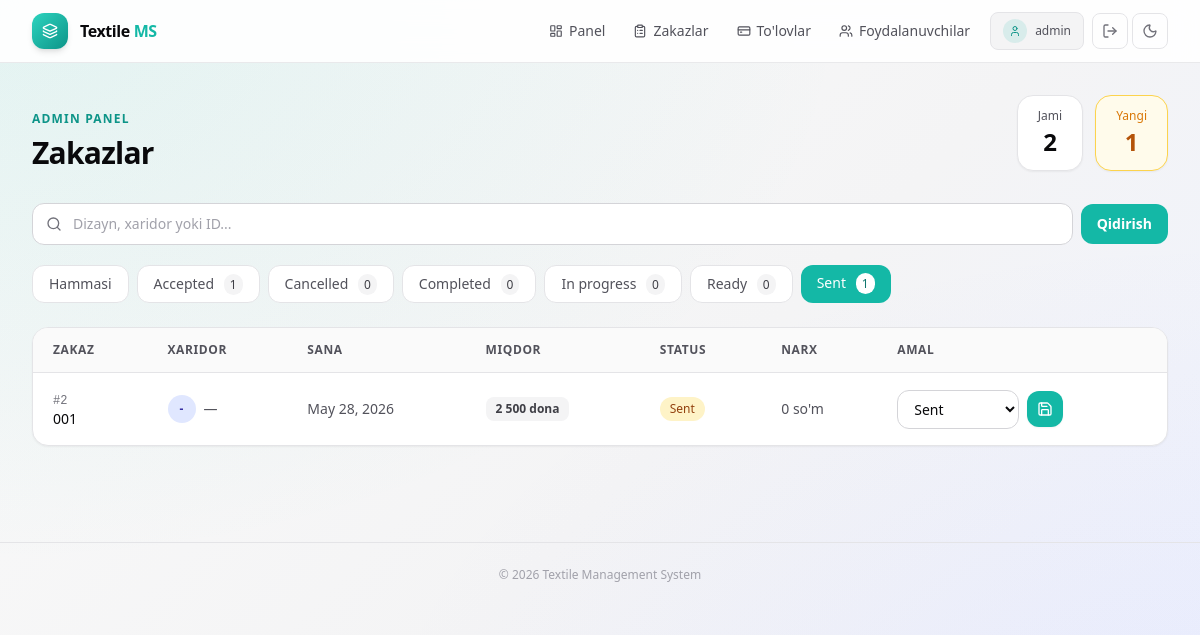
The page /panel/orders/?status=sent (signed in) on the database its author committed.
### orders/models.py (models this page shows, shortened)
class OrderStatus(models.Model):
    code = models.SlugField(max_length=50, unique=True)
    name = models.CharField(max_length=100, unique=True)
    updated_at = models.DateTimeField(auto_now=True)
    created_at = models.DateTimeField(auto_now_add=True)
    class Meta:
        verbose_name = 'Order Status'
        verbose_name_plural = 'Order Statuses'
        ordering = ['id']

class Order(models.Model):
    class StoneType(models.TextChoices):
        GLASS   = 'glass',   'Shisha tosh'
        PLASTIC = 'plastic', 'Plastik tosh'
    design = models.ForeignKey(Design, on_delete=models.PROTECT, related_name='orders')
    buyer = models.ForeignKey(
        settings.AUTH_USER_MODEL,
        on_delete=models.SET_NULL,
        null=True,
        blank=True,
        related_name='buyer_orders',
    )
    employee = models.ForeignKey(
        settings.AUTH_USER_MODEL,
        on_delete=models.SET_NULL,
        null=True,
        blank=True,
        related_name='employee_orders',
    )
    date = models.DateField()
    quantity = models.PositiveIntegerField(default=1, help_text='Qolip soni (dona)')
    stone_type = models.CharField(
        max_length=10,
        choices=StoneType.choices,
        default=StoneType.GLASS,
        help_text='Tosh turi (xaridor tanlaydi)',
    )
    note = models.TextField(blank=True)
    status = models.ForeignKey(OrderStatus, on_delete=models.PROTECT, related_name='orders')
    cost_price = models.DecimalField(
        max_digits=14, decimal_places=2, default=0,
        help_text='Qolip narxi — tosh turiga qarab avtomatik hisoblanadi',
    )
    sale_price = models.DecimalField(max_digits=14, decimal_places=2, default=0)
    updated_at = models.DateTimeField(auto_now=True)
    created_at = models.DateTimeField(auto_now_add=True)
    class Meta:
        verbose_name = 'Order'
        verbose_name_plural = 'Orders'
        ordering = ['-date', '-created_at']

### designs/models.py (models this page shows, shortened)
class Design(models.Model):
    id = models.UUIDField(primary_key=True, default=uuid.uuid4, editable=False)
    name = models.CharField(max_length=255)
    image = models.ImageField(upload_to='designs/', blank=True, null=True)
    scotch = models.ForeignKey(ScotchRoll, on_delete=models.SET_NULL, null=True, blank=True, related_name='designs')
    scotch_length = models.DecimalField(max_digits=10, decimal_places=2, blank=True, null=True)
    is_printable = models.BooleanField(default=False, help_text='Chop etish')
    updated_at = models.DateTimeField(auto_now=True)
    created_at = models.DateTimeField(auto_now_add=True)
    class Meta:
        verbose_name = 'Design'
        verbose_name_plural = 'Designs'
        ordering = ['-created_at']

### accounts/views.py (the view)
# urls.py: path('panel/orders/', views.admin_orders, name='admin_orders'),
@_admin_required
def admin_orders(request):
    status_code = request.GET.get('status', '')
    search = request.GET.get('q', '').strip()
    orders = Order.objects.select_related('design', 'buyer', 'employee', 'status')
    if status_code:
        orders = orders.filter(status__code=status_code)
    if search:
        orders = orders.filter(
            Q(design__name__icontains=search) |
            Q(buyer__username__icontains=search) |
            Q(id__icontains=search)
        )
    statuses = OrderStatus.objects.annotate(order_count=Count('orders'))
    context = {
        'orders': orders,
        'statuses': statuses,
        'active_status': status_code,
        'search': search,
        'total_orders': Order.objects.count(),
        'new_orders': Order.objects.filter(status__code='sent').count(),
    }
    return render(request, 'accounts/admin_orders.html', context)

### accounts/templates/accounts/admin_orders.html (shortened to what this page needs)
{% extends 'accounts/base.html' %}
{% load num_filters %}
{% block content %}
<section class="mb-8 flex flex-col justify-between gap-4 sm:flex-row sm:items-end">
    <div>
        <p class="text-xs font-semibold uppercase tracking-widest t-teal">Admin panel</p>
        <h1 class="mt-2 text-3xl font-bold tracking-tight t-primary">Zakazlar</h1>
    </div>
    <div class="flex gap-3">
        <div class="rounded-2xl border card px-5 py-3 shadow-sm text-center">
            <p class="text-xs t-secondary">Jami</p>
            <p class="mt-0.5 text-2xl font-bold t-primary">{{ total_orders|num }}</p>
        </div>
        <div class="rounded-2xl border px-5 py-3 shadow-sm text-center" id="new-orders-card">
            <p class="text-xs" style="color:#d97706">Yangi</p>
            <p class="mt-0.5 text-2xl font-bold" style="color:#b45309">{{ new_orders|num }}</p>
        </div>
    </div>
</section>
<div class="mb-5 flex flex-col gap-3 sm:flex-row sm:items-center">
    <form method="get" class="flex flex-1 items-center gap-2">
        <div class="relative flex-1">
            <span class="absolute left-3.5 top-1/2 -translate-y-1/2 t-muted">
                <i data-lucide="search" class="h-4 w-4"></i>
            </span>
            <input name="q" value="{{ search }}" placeholder="Dizayn, xaridor yoki ID..."
                   class="field w-full rounded-xl border pl-10 pr-4 py-2.5 text-sm">
        </div>
        <button type="submit" class="rounded-xl bg-teal-500 px-4 py-2.5 text-sm font-semibold text-white hover:bg-teal-600 transition-colors">
            Qidirish
        </button>
    </form>
</div>
<div class="mb-6 flex flex-wrap gap-2">
    <a href="{% url 'admin_orders' %}{% if search %}?q={{ search }}{% endif %}"
       class="rounded-xl px-4 py-2 text-sm font-medium transition-colors
              {% if not active_status %}bg-teal-500 text-white{% else %}tab-inactive border{% endif %}">
        Hammasi
    </a>
    {% for status in statuses %}
        <a href="{% url 'admin_orders' %}?status={{ status.code }}{% if search %}&q={{ search }}{% endif %}"
           class="rounded-xl px-4 py-2 text-sm font-medium transition-colors
                  {% if active_status == status.code %}bg-teal-500 text-white{% else %}tab-inactive border{% endif %}">
            {{ status.name }}
            <span class="ml-1.5 rounded-full px-1.5 py-0.5 text-xs
                         {% if active_status == status.code %}bg-white text-teal-700{% else %}qty-badge{% endif %}">
                {{ status.order_count|num }}
            </span>
        </a>
    {% endfor %}
</div>
<div class="overflow-hidden rounded-2xl border card shadow-sm">
    <div class="overflow-x-auto">
        <table class="min-w-full text-left text-sm">
            <thead>
                <tr class="table-head border-b" style="border-color:#e4e4e7">
                    <th class="px-5 py-3.5 text-xs font-semibold uppercase tracking-wider t-secondary">Zakaz</th>
                    <th class="px-5 py-3.5 text-xs font-semibold uppercase tracking-wider t-secondary">Xaridor</th>
                    <th class="px-5 py-3.5 text-xs font-semibold uppercase tracking-wider t-secondary">Sana</th>
                    <th class="px-5 py-3.5 text-xs font-semibold uppercase tracking-wider t-secondary">Miqdor</th>
                    <th class="px-5 py-3.5 text-xs font-semibold uppercase tracking-wider t-secondary">Status</th>
                    <th class="px-5 py-3.5 text-xs font-semibold uppercase tracking-wider t-secondary">Narx</th>
                    <th class="px-5 py-3.5 text-xs font-semibold uppercase tracking-wider t-secondary">Amal</th>
                </tr>
            </thead>
            <tbody>
                {% for order in orders %}
                    <tr class="row-hover border-b last:border-0 transition-colors" style="border-color:#f4f4f5">
                        <td class="px-5 py-4">
                            <span class="font-mono text-xs t-muted">#{{ order.id }}</span>
                            <p class="font-medium t-primary">{{ order.design.name }}</p>
                        </td>
                        <td class="px-5 py-4">
                            <div class="flex items-center gap-2">
                                <span class="badge-indigo grid h-7 w-7 place-items-center rounded-full text-xs font-semibold">
                                    {{ order.buyer.username|default:"-"|slice:":1"|upper }}
                                </span>
                                <span class="t-secondary">{{ order.buyer.username|default:"—" }}</span>
                            </div>
                        </td>
                        <td class="px-5 py-4 whitespace-nowrap t-secondary">{{ order.date }}</td>
                        <td class="px-5 py-4">
                            <span class="qty-badge inline-flex items-center gap-1 rounded-lg px-2.5 py-1 text-xs font-semibold">
                                {{ order.quantity|num }} dona
                            </span>
                        </td>
                        <td class="px-5 py-4">
                            <span class="inline-flex items-center rounded-full px-2.5 py-1 text-xs font-medium
                                {% if order.status.code == 'sent' %}badge-amber
                                {% elif order.status.code == 'accepted' %}badge-teal
                                {% elif order.status.code == 'in_progress' %}badge-blue
                                {% elif order.status.code == 'completed' %}badge-emerald
                                {% elif order.status.code == 'cancelled' %}badge-red
                                {% else %}badge-zinc{% endif %}">
                                {{ order.status.name }}
                            </span>
                        </td>
                        <td class="px-5 py-4 t-secondary whitespace-nowrap">{{ order.sale_price|money }}</td>
                        <td class="px-5 py-4">
                            <form method="post" action="{% url 'admin_update_order' order.id %}" class="flex items-center gap-2">
                                <select name="status" class="field rounded-xl border px-3 py-2 text-sm">
                                    {% for s in statuses %}
                                        <option value="{{ s.id }}" {% if s.id == order.status.id %}selected{% endif %}>{{ s.name }}</option>
                                    {% endfor %}
                                </select>
                                <button type="submit"
                                        class="grid h-9 w-9 shrink-0 place-items-center rounded-xl bg-teal-500 text-white hover:bg-teal-600 transition-colors shadow-sm"
                                        title="Saqlash">
                                    <i data-lucide="save" class="h-4 w-4"></i>
                                </button>
                            </form>
                        </td>
                    </tr>
                {% endfor %}
            </tbody>
        </table>
    </div>
</div>
{% endblock %}

### accounts/templates/accounts/base.html (shortened to what this page needs)
<!doctype html>
<html lang="uz">
<head>
    <script src="https://cdn.tailwindcss.com"></script>
</head>
<body class="min-h-screen font-sans">
    <header class="sticky top-0 z-50 border-b header-bg backdrop-blur-md">
        <div class="mx-auto flex max-w-7xl items-center justify-between px-4 py-3 sm:px-6 lg:px-8">
            <a href="{% url 'public_home' %}" class="flex items-center gap-3 font-semibold tracking-tight group">
                <span class="grid h-9 w-9 place-items-center rounded-xl bg-gradient-to-br from-teal-400 to-teal-600 text-white shadow-md">
                    <i data-lucide="layers-3" class="h-4 w-4"></i>
                </span>
                <span class="hidden sm:block">Textile <span class="text-teal-500 dark:text-teal-400">MS</span></span>
            </a>
            <nav class="flex items-center gap-1 text-sm">
                {% if user.is_authenticated %}
                    {% if user.is_staff or user.is_superuser %}
                        <a class="flex items-center gap-1.5 rounded-lg px-3 py-2 font-medium t-secondary hover:bg-zinc-100 transition-colors"
                           href="{% url 'admin_dashboard' %}">
                            <i data-lucide="layout-dashboard" class="h-3.5 w-3.5"></i>Panel
                        </a>
                        <a class="flex items-center gap-1.5 rounded-lg px-3 py-2 font-medium t-secondary hover:bg-zinc-100 transition-colors"
                           href="{% url 'admin_orders' %}">
                            <i data-lucide="clipboard-list" class="h-3.5 w-3.5"></i>Zakazlar
                        </a>
                        <a class="flex items-center gap-1.5 rounded-lg px-3 py-2 font-medium t-secondary hover:bg-zinc-100 transition-colors"
                           href="{% url 'admin_payments' %}">
                            <i data-lucide="credit-card" class="h-3.5 w-3.5"></i>To'lovlar
                        </a>
                        <a class="flex items-center gap-1.5 rounded-lg px-3 py-2 font-medium t-secondary hover:bg-zinc-100 transition-colors"
                           href="{% url 'admin_users' %}">
                            <i data-lucide="users" class="h-3.5 w-3.5"></i>Foydalanuvchilar
                        </a>
                    {% elif user.profile.role == 'employee' %}
                        <a class="flex items-center gap-1.5 rounded-lg px-3 py-2 font-medium t-secondary hover:bg-zinc-100 transition-colors"
                           href="{% url 'employee_orders' %}">
                            <i data-lucide="clipboard-list" class="h-3.5 w-3.5"></i>Zakazlar
                        </a>
                    {% endif %}
                    <div class="mx-1 flex items-center gap-2 rounded-lg border user-badge px-3 py-1.5">
                        <span class="grid h-6 w-6 place-items-center rounded-full bg-teal-icon text-xs">
                            <i data-lucide="user" class="h-3 w-3"></i>
                        </span>
                        <span class="hidden text-xs font-medium t-secondary sm:block">
                            {{ request.user.get_full_name|default:request.user.username }}
                        </span>
                    </div>
                    <button id="logout-trigger"
                            class="logout-btn grid h-9 w-9 place-items-center rounded-lg border border-zinc-200 t-muted transition-colors"
                            title="Chiqish">
                        <i data-lucide="log-out" class="h-4 w-4"></i>
                    </button>
                {% else %}
                    <a class="rounded-lg px-3 py-2 font-medium text-zinc-600 dark:text-zinc-400 hover:bg-zinc-100 dark:hover:bg-white/10 transition-colors"
                       href="{% url 'login' %}">Kirish</a>
                {% endif %}
                <button id="theme-toggle"
                        class="grid h-9 w-9 place-items-center rounded-lg border border-zinc-200 dark:border-white/10 text-zinc-500 dark:text-zinc-400 hover:bg-zinc-100 dark:hover:bg-white/10 transition-colors"
                        title="Mavzu">
                    <i data-lucide="moon" class="h-4 w-4 dark:hidden"></i>
                </button>
            </nav>
        </div>
    </header>
    <main class="mx-auto max-w-7xl px-4 py-8 sm:px-6 lg:px-8">
        {% block content %}{% endblock %}
    </main>
    <footer class="mt-16 border-t border-zinc-200 dark:border-white/10">
        <div class="mx-auto max-w-7xl px-4 py-6 sm:px-6 lg:px-8">
            <p class="text-center text-xs text-zinc-400 dark:text-zinc-600">© 2026 Textile Management System</p>
        </div>
    </footer>
</body>
</html>

### rows shown on the page
OrderStatus: name "Accepted", order_count|num "1"
OrderStatus: name "Cancelled", order_count|num "0"
OrderStatus: name "Completed", order_count|num "0"
OrderStatus: name "In progress", order_count|num "0"
OrderStatus: name "Ready", order_count|num "0"
OrderStatus: name "Sent", order_count|num "1"
Order: id "2", design.name "001", buyer.username "-", buyer.username "—", date "May 28, 2026", quantity|num "2 500", status.name "Sent", sale_price "0 so'm", status "Sent"

### other values the page prints
{{ request.user.get_full_name|default:request.user.username }} "admin"
{{ total_orders|num }} "2"
{{ new_orders|num }} "1"
